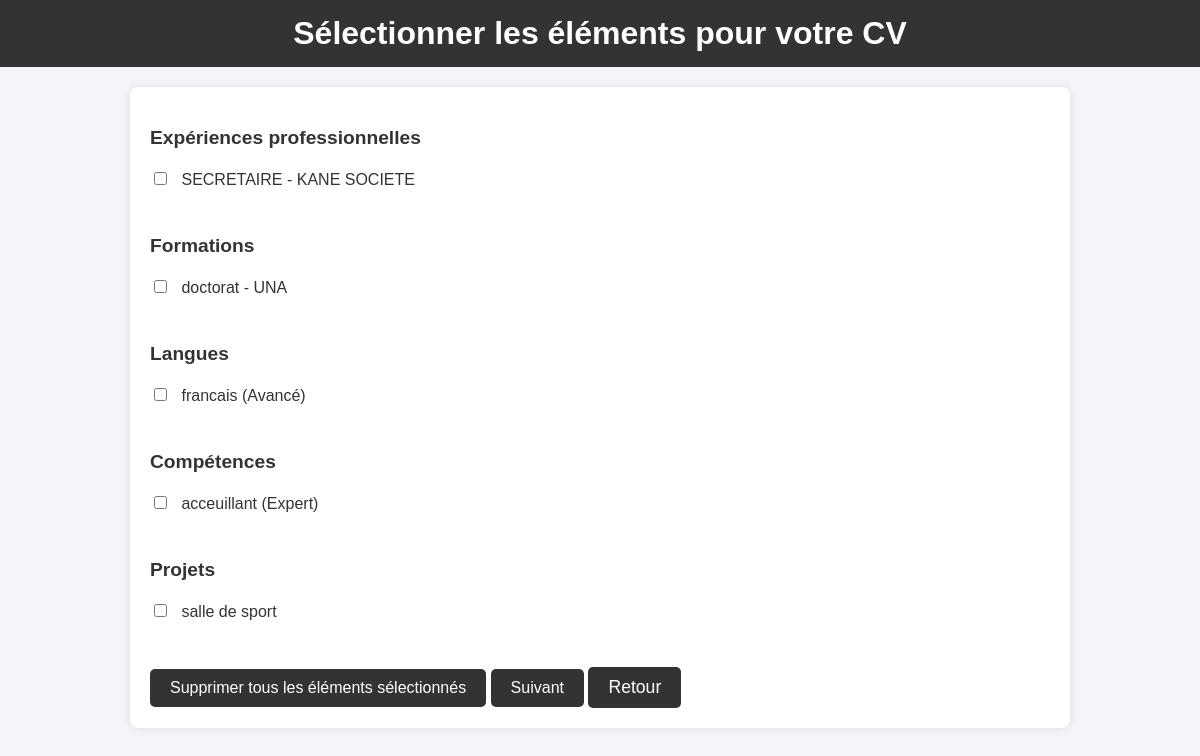
The page /selection-elements/ (signed in) on the database its author committed.
### MON_CV/models.py (models this page shows, shortened)
class Experience(models.Model):
    etudiant = models.ForeignKey(Etudiant, on_delete=models.CASCADE, related_name="experiences")  # Relation avec l'étudiant
    poste = models.CharField(max_length=100)
    entreprise = models.CharField(max_length=100)
    date_debut = models.DateField()
    date_fin = models.DateField(null=True, blank=True)
    description = models.TextField()

class Formation(models.Model):
    etudiant = models.ForeignKey(Etudiant, on_delete=models.CASCADE, related_name="formations")  # Relation avec l'étudiant
    diplome = models.CharField(max_length=100)
    etablissement = models.CharField(max_length=100)
    date_debut = models.DateField()
    date_fin = models.DateField(null=True, blank=True)

class Langue(models.Model):
    etudiant = models.ForeignKey(Etudiant, on_delete=models.CASCADE, related_name="langues")  # Relation avec l'étudiant
    libelle = models.CharField(max_length=100)
    niveau = models.CharField(max_length=50, choices=NIVEAU_CHOICES)

class Competence(models.Model):
    etudiant = models.ForeignKey(Etudiant, on_delete=models.CASCADE, related_name="competences")  # Relation avec l'étudiant
    libelle = models.CharField(max_length=100)
    niveau = models.CharField(max_length=50, choices=NIVEAU_CHOICES)

class Projet(models.Model):
    etudiant = models.ForeignKey(Etudiant, on_delete=models.CASCADE, related_name="projets")  # Relation avec l'étudiant
    titre = models.CharField(max_length=100)
    description = models.TextField()
    date_debut = models.DateField()
    date_fin = models.DateField(null=True, blank=True)

### MON_CV/views.py (the view, shortened to what this page needs)
# urls.py: path('selection-elements/', views.selection_elements, name='selection_elements'),
def selection_elements(request):
    etudiant = Etudiant.objects.get(user=request.user)
    experiences = Experience.objects.filter(etudiant=etudiant)
    formations = Formation.objects.filter(etudiant=etudiant)
    langues = Langue.objects.filter(etudiant=etudiant)
    competences = Competence.objects.filter(etudiant=etudiant)
    projets = Projet.objects.filter(etudiant=etudiant)
    return render(request, 'selection_elements.html', {
        'experiences': experiences,
        'formations': formations,
        'langues': langues,
        'competences': competences,
        'projets': projets,
    })

### templates/selection_elements.html (shortened to what this page needs)
<!DOCTYPE html>
<html lang="fr">
<head>
</head>
<body>
    <header>
        <h1>Sélectionner les éléments pour votre CV</h1>
    </header>
    <form method="POST">
    <h2>Expériences professionnelles</h2>
    {% for experience in experiences %}
        <label>
            <input type="checkbox" name="experiences" value="{{ experience.id }}">
            {{ experience.poste }} - {{ experience.entreprise }}
        </label><br>
    {% endfor %}
    <h2>Formations</h2>
    {% for formation in formations %}
        <label>
            <input type="checkbox" name="formations" value="{{ formation.id }}">
            {{ formation.diplome }} - {{ formation.etablissement }}
        </label><br>
    {% endfor %}
    <h2>Langues</h2>
    {% for langue in langues %}
        <label>
            <input type="checkbox" name="langues" value="{{ langue.id }}">
            {{ langue.libelle }} ({{ langue.niveau }})
        </label><br>
    {% endfor %}
    <h2>Compétences</h2>
    {% for competence in competences %}
        <label>
            <input type="checkbox" name="competences" value="{{ competence.id }}">
            {{ competence.libelle }} ({{ competence.niveau }})
        </label><br>
    {% endfor %}
    <h2>Projets</h2>
    {% for projet in projets %}
        <label>
            <input type="checkbox" name="projets" value="{{ projet.id }}">
            {{ projet.titre }}
        </label><br>
    {% endfor %}
    <button type="submit" name="action" value="remove_all">Supprimer tous les éléments sélectionnés</button>
    <button type="submit" name="action" value="save">Suivant</button>
        <a href="{% url 'ajouter_cv' %}">
    <button type="button">Retour</button>
        </a>
    </form>
</body>
</html>

### templates/selection_elements.html (style rules this page uses)
body { font-family: Arial, sans-serif; background-color: #f4f4f9; margin: 0; padding: 0; }
header { background-color: #333; color: white; padding: 15px 0; text-align: center; }
h1 { margin: 0; }
h2 { font-size: 1.2em; margin: 20px 0; color: #333; }
form { background-color: #fff; padding: 20px; margin: 20px auto; border-radius: 8px; box-shadow: 0 0 10px rgba(0, 0, 0, 0.1); max-width: 900px; }
label { display: block; font-size: 1em; margin: 8px 0; color: #333; }
input[type="checkbox"] { margin-right: 10px; }
button { background-color: #333; color: white; border: none; padding: 10px 20px; font-size: 1em; border-radius: 5px; cursor: pointer; transition: background-color 0.3s ease; }
a { color: #333; text-decoration: none; font-size: 1.1em; margin-top: 20px; display: inline-block; transition: color 0.3s ease; }

### rows shown on the page
Experience: poste "SECRETAIRE", entreprise "KANE SOCIETE"
Formation: diplome "doctorat", etablissement "UNA"
Langue: libelle "francais", niveau "Avancé"
Competence: libelle "acceuillant", niveau "Expert"
Projet: titre "salle de sport"
